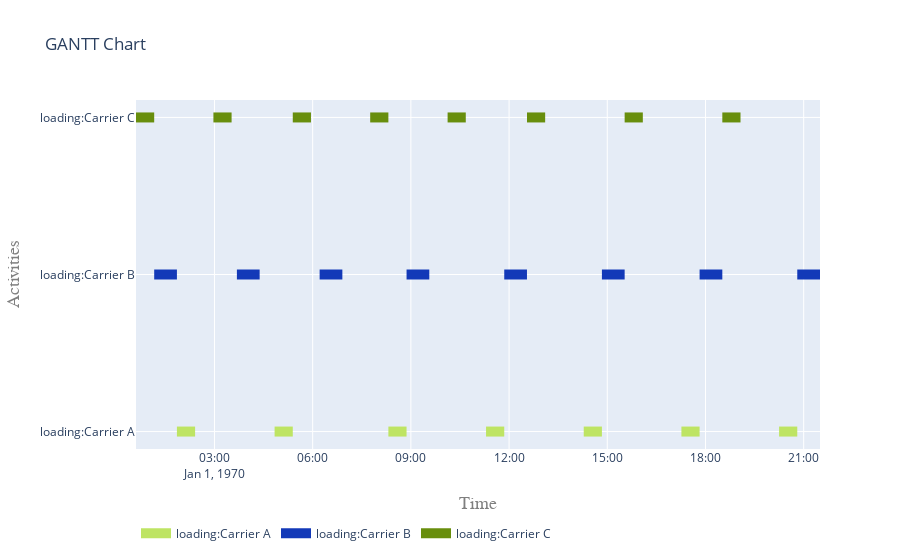

Notebook code cell kept with this figure:
### Markdown cell above
Plot only activities whose namespace (first letters) matches load*

### Code cell
flat = pd.DataFrame(flatten(activities))
loading = list(flat[flat['ActivityName'].str.startswith('loading')]['activity'].values)
fig = get_gantt_chart(loading)

### Figure 1 — Plotly figure (JSON) as saved in the notebook; plotly's stock layout.template omitted (floating-point values rounded to 4 significant figures)
{"data": [{"connectgaps": false, "hoverinfo": "y+name", "line": {"color": "rgb(190,228,99)", "width": 10}, "mode": "lines", "name": "loading:Carrier A", "type": "scatter", "x": ["1970-01-01T01:51:11", "1970-01-01T01:51:11", "1970-01-01T02:24:31", "1970-01-01T02:24:31", "1970-01-01T02:24:31", "1970-01-01T04:50:13", "1970-01-01T04:50:13", "1970-01-01T05:23:33", "1970-01-01T05:23:33", "1970-01-01T05:23:33", "1970-01-01T08:18:46", "1970-01-01T08:18:46", "1970-01-01T08:52:06", "1970-01-01T08:52:06", "1970-01-01T08:52:06", "1970-01-01T11:17:48", "1970-01-01T11:17:48", "1970-01-01T11:51:08", "1970-01-01T11:51:08", "1970-01-01T11:51:08", "1970-01-01T14:16:50", "1970-01-01T14:16:50", "1970-01-01T14:50:10", "1970-01-01T14:50:10", "1970-01-01T14:50:10", "1970-01-01T17:15:52", "1970-01-01T17:15:52", "1970-01-01T17:49:12", "1970-01-01T17:49:12", "1970-01-01T17:49:12", "1970-01-01T20:14:54", "1970-01-01T20:14:54", "1970-01-01T20:48:14", "1970-01-01T20:48:14", "1970-01-01T20:48:14"], "y": ["loading:Carrier A", "loading:Carrier A", "loading:Carrier A", "loading:Carrier A", null, "loading:Carrier A", "loading:Carrier A", "loading:Carrier A", "loading:Carrier A", null, "loading:Carrier A", "loading:Carrier A", "loading:Carrier A", "loading:Carrier A", null, "loading:Carrier A", "loading:Carrier A", "loading:Carrier A", "loading:Carrier A", null, "loading:Carrier A", "loading:Carrier A", "loading:Carrier A", "loading:Carrier A", null, "loading:Carrier A", "loading:Carrier A", "loading:Carrier A", "loading:Carrier A", null, "loading:Carrier A", "loading:Carrier A", "loading:Carrier A", "loading:Carrier A", null]}, {"connectgaps": false, "hoverinfo": "y+name", "line": {"color": "rgb(19,57,184)", "width": 10}, "mode": "lines", "name": "loading:Carrier B", "type": "scatter", "x": ["1970-01-01T01:09:31", "1970-01-01T01:09:31", "1970-01-01T01:51:11", "1970-01-01T01:51:11", "1970-01-01T01:51:11", "1970-01-01T03:41:08", "1970-01-01T03:41:08", "1970-01-01T04:22:48", "1970-01-01T04:22:48", "1970-01-01T04:22:48", "1970-01-01T06:12:45", "1970-01-01T06:12:45", "1970-01-01T06:54:25", "1970-01-01T06:54:25", "1970-01-01T06:54:25", "1970-01-01T08:52:06", "1970-01-01T08:52:06", "1970-01-01T09:33:46", "1970-01-01T09:33:46", "1970-01-01T09:33:46", "1970-01-01T11:51:08", "1970-01-01T11:51:08", "1970-01-01T12:32:48", "1970-01-01T12:32:48", "1970-01-01T12:32:48", "1970-01-01T14:50:10", "1970-01-01T14:50:10", "1970-01-01T15:31:50", "1970-01-01T15:31:50", "1970-01-01T15:31:50", "1970-01-01T17:49:12", "1970-01-01T17:49:12", "1970-01-01T18:30:52", "1970-01-01T18:30:52", "1970-01-01T18:30:52", "1970-01-01T20:48:14", "1970-01-01T20:48:14", "1970-01-01T21:29:54", "1970-01-01T21:29:54", "1970-01-01T21:29:54"], "y": ["loading:Carrier B", "loading:Carrier B", "loading:Carrier B", "loading:Carrier B", null, "loading:Carrier B", "loading:Carrier B", "loading:Carrier B", "loading:Carrier B", null, "loading:Carrier B", "loading:Carrier B", "loading:Carrier B", "loading:Carrier B", null, "loading:Carrier B", "loading:Carrier B", "loading:Carrier B", "loading:Carrier B", null, "loading:Carrier B", "loading:Carrier B", "loading:Carrier B", "loading:Carrier B", null, "loading:Carrier B", "loading:Carrier B", "loading:Carrier B", "loading:Carrier B", null, "loading:Carrier B", "loading:Carrier B", "loading:Carrier B", "loading:Carrier B", null, "loading:Carrier B", "loading:Carrier B", "loading:Carrier B", "loading:Carrier B", null]}, {"connectgaps": false, "hoverinfo": "y+name", "line": {"color": "rgb(104,142,13)", "width": 10}, "mode": "lines", "name": "loading:Carrier C", "type": "scatter", "x": ["1970-01-01T00:36:11", "1970-01-01T00:36:11", "1970-01-01T01:09:31", "1970-01-01T01:09:31", "1970-01-01T01:09:31", "1970-01-01T02:58:04", "1970-01-01T02:58:04", "1970-01-01T03:31:24", "1970-01-01T03:31:24", "1970-01-01T03:31:24", "1970-01-01T05:23:33", "1970-01-01T05:23:33", "1970-01-01T05:56:53", "1970-01-01T05:56:53", "1970-01-01T05:56:53", "1970-01-01T07:45:26", "1970-01-01T07:45:26", "1970-01-01T08:18:46", "1970-01-01T08:18:46", "1970-01-01T08:18:46", "1970-01-01T10:07:19", "1970-01-01T10:07:19", "1970-01-01T10:40:39", "1970-01-01T10:40:39", "1970-01-01T10:40:39", "1970-01-01T12:32:48", "1970-01-01T12:32:48", "1970-01-01T13:06:08", "1970-01-01T13:06:08", "1970-01-01T13:06:08", "1970-01-01T15:31:50", "1970-01-01T15:31:50", "1970-01-01T16:05:10", "1970-01-01T16:05:10", "1970-01-01T16:05:10", "1970-01-01T18:30:52", "1970-01-01T18:30:52", "1970-01-01T19:04:12", "1970-01-01T19:04:12", "1970-01-01T19:04:12"], "y": ["loading:Carrier C", "loading:Carrier C", "loading:Carrier C", "loading:Carrier C", null, "loading:Carrier C", "loading:Carrier C", "loading:Carrier C", "loading:Carrier C", null, "loading:Carrier C", "loading:Carrier C", "loading:Carrier C", "loading:Carrier C", null, "loading:Carrier C", "loading:Carrier C", "loading:Carrier C", "loading:Carrier C", null, "loading:Carrier C", "loading:Carrier C", "loading:Carrier C", "loading:Carrier C", null, "loading:Carrier C", "loading:Carrier C", "loading:Carrier C", "loading:Carrier C", null, "loading:Carrier C", "loading:Carrier C", "loading:Carrier C", "loading:Carrier C", null, "loading:Carrier C", "loading:Carrier C", "loading:Carrier C", "loading:Carrier C", null]}], "layout": {"hovermode": "closest", "legend": {"orientation": "h", "x": 0, "y": -0.2}, "title": {"text": "GANTT Chart"}, "xaxis": {"range": ["1970-01-01T00:36:11", "1970-01-01T21:29:54"], "title": {"font": {"color": "#7f7f7f", "family": "Courier New, monospace", "size": 18}, "text": "Time"}}, "yaxis": {"title": {"font": {"color": "#7f7f7f", "family": "Courier New, monospace", "size": 18}, "text": "Activities"}}}}
